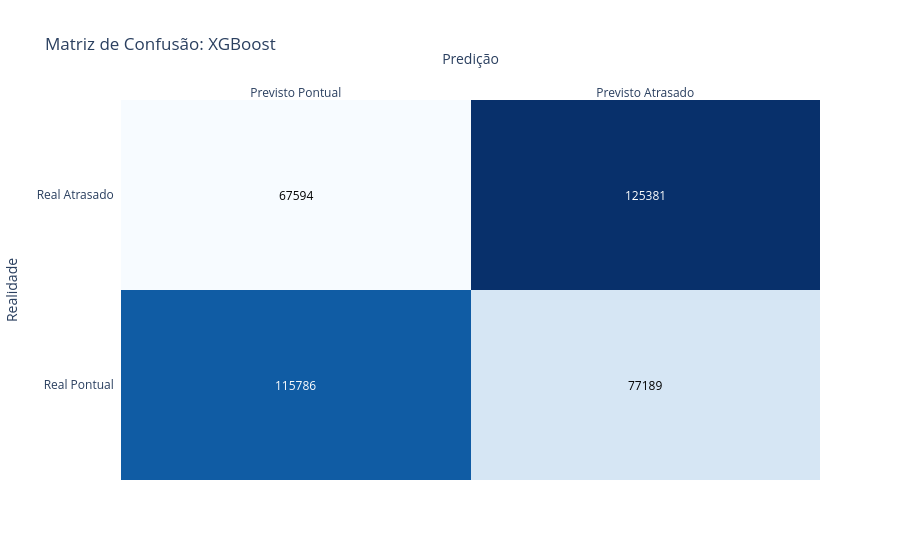

The notebook cell this image was saved under:
### Code cell
fig_xgb = plot_confusion_matrix(y_test, y_pred_xgb, 'Matriz de Confusão: XGBoost')
fig_xgb.show()

### Figure 1 — Plotly figure (JSON) as saved in the notebook; plotly's stock layout.template omitted (floating-point values rounded to 4 significant figures)
{"data": [{"colorscale": [[0, "rgb(247,251,255)"], [0.125, "rgb(222,235,247)"], [0.25, "rgb(198,219,239)"], [0.375, "rgb(158,202,225)"], [0.5, "rgb(107,174,214)"], [0.625, "rgb(66,146,198)"], [0.75, "rgb(33,113,181)"], [0.875, "rgb(8,81,156)"], [1, "rgb(8,48,107)"]], "reversescale": false, "showscale": false, "type": "heatmap", "x": ["Previsto Pontual", "Previsto Atrasado"], "y": ["Real Pontual", "Real Atrasado"], "z": [[115786, 77189], [67594, 125381]]}], "layout": {"annotations": [{"font": {"color": "#FFFFFF"}, "showarrow": false, "text": "115786", "x": "Previsto Pontual", "xref": "x", "y": "Real Pontual", "yref": "y"}, {"font": {"color": "#000000"}, "showarrow": false, "text": "77189", "x": "Previsto Atrasado", "xref": "x", "y": "Real Pontual", "yref": "y"}, {"font": {"color": "#000000"}, "showarrow": false, "text": "67594", "x": "Previsto Pontual", "xref": "x", "y": "Real Atrasado", "yref": "y"}, {"font": {"color": "#FFFFFF"}, "showarrow": false, "text": "125381", "x": "Previsto Atrasado", "xref": "x", "y": "Real Atrasado", "yref": "y"}], "title": {"text": "Matriz de Confusão: XGBoost"}, "xaxis": {"dtick": 1, "gridcolor": "rgb(0, 0, 0)", "side": "top", "ticks": "", "title": {"text": "Predição"}}, "yaxis": {"dtick": 1, "ticks": "", "ticksuffix": "  ", "title": {"text": "Realidade"}}}}
